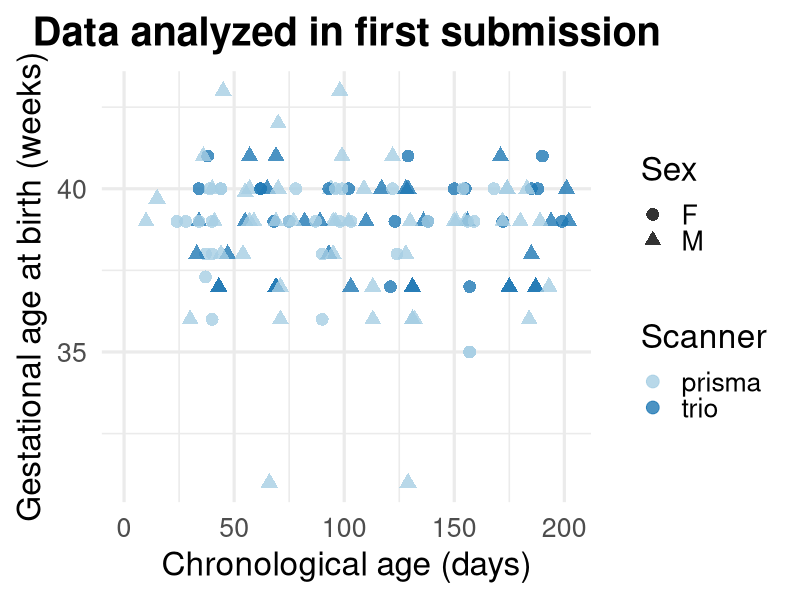
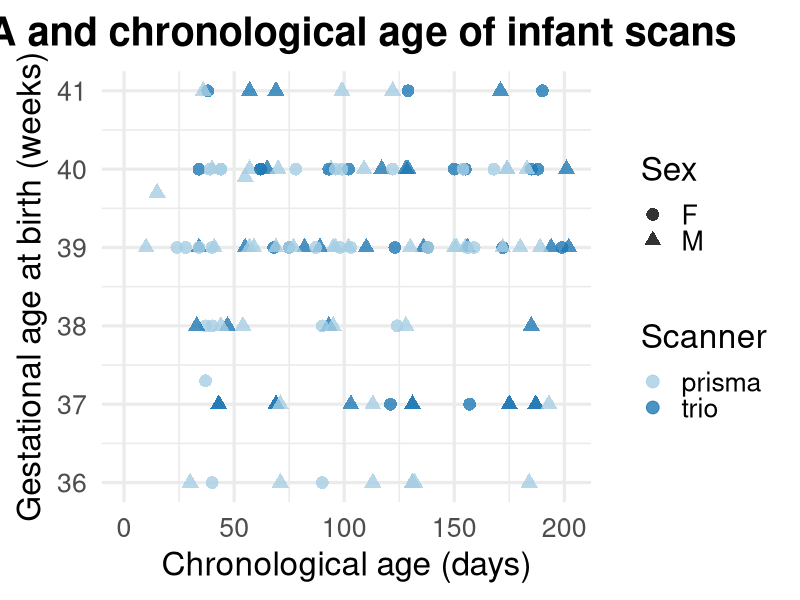
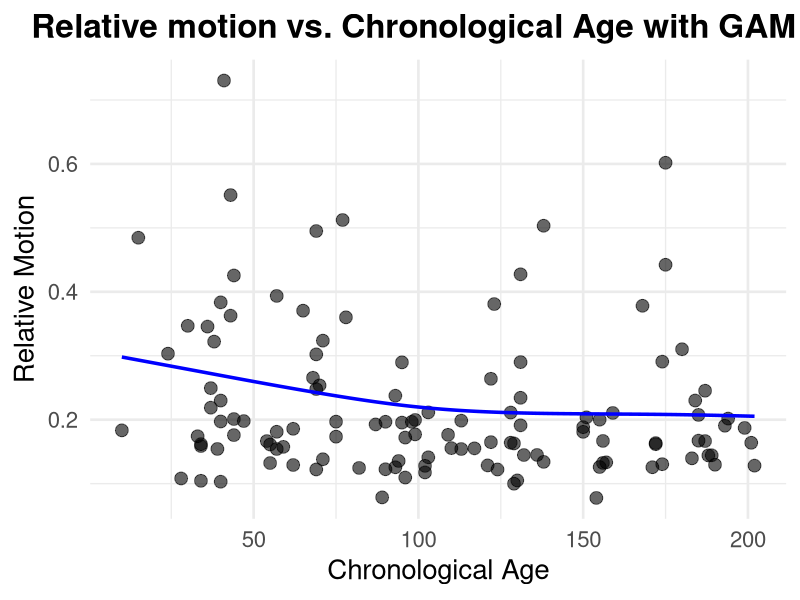

The R source for these figures, in order:
## ---- chunk 1
knitr::opts_chunk$set(echo = TRUE)
## ---- chunk 2
library(ggplot2)
library(dplyr)
dat_harmonized = read.csv('dat_harmonized_lr.csv',stringsAsFactors = TRUE)
dat_harmonized$Family_ID=factor(dat_harmonized$Family_ID)

## ---- chunk 3
tiff('../Figures/GAvsChronologicalAge_Data_FirstSubmission.tiff',width=1280,height=640)
ggplot(dat_harmonized, aes(
    x = chor_age,
    y = GA,
    color = Scanner,
    shape = Sex   # add shape mapping
  )) +
  geom_point(size = 4, alpha = 0.8) +
  labs(
    x = "Chronological age (days)",
    y = "Gestational age at birth (weeks)",
    title = 'Data analyzed in first submission',
    color = "Scanner",
    shape = "Sex"
  ) +
  theme_minimal(base_size = 24) +
  theme(
    legend.position = "right",
    plot.title = element_text(hjust = 0.5, face = "bold")
  ) +
  scale_color_brewer(palette = "Paired") +
  xlim(0, NA) +
  scale_shape_manual(values = c(16, 17))  # e.g., 16 = filled circle, 17 = filled triangle
dev.off()


# Restricting analysis to 36 to 41:
dat_36_41 = dat_harmonized%>%filter(GA>=36 & GA<=41)
tiff('../Figures/GAvsChronologicalAgeCorrectedAge_Data_36_41.tiff',width=1280,height=640)
dat_36_41%>%ggplot(aes(x = chor_age, y = GA, color = Scanner, shape=Sex)) +
  geom_point(size = 4, alpha = 0.8) +
  labs(
    x = "Chronological age (days)",
    y = "Gestational age at birth (weeks)",
    title='GA and chronological age of infant scans',
    color = "Scanner",
    shape = "Sex") +
  theme_minimal(base_size = 24) +
  theme(
    legend.position = "right",
    plot.title = element_text(hjust = 0.5, face = "bold")
  ) +
  scale_color_brewer(palette = "Paired") +
  xlim(0,NA)+
  scale_shape_manual(values = c(16, 17))  # e.g., 16 = filled circle, 17 = filled triangle
dev.off()

## ---- chunk 4
library(mgcv)

#model.motion = gam(Mean_RMS~Sex+s(chor_age)+s(Unique_ID,bs='re')+s(Family_ID,bs='re'),data=dat_harmonized)
#summary(model.motion)

model.motion = gam(Mean_RMS~Sex+s(chor_age)+s(Unique_ID,bs='re')+s(Family_ID,bs='re'),data=dat_36_41)
summary(model.motion)

# check Absolute:
model.absolute = gam(Absolute_RMS~Sex+s(chor_age)+s(Unique_ID,bs='re')+s(Family_ID,bs='re'),data=dat_36_41)
summary(model.absolute)
# Absolute not significant. 


# Create a new data frame for predictions (averaging over random effects)
newdata <- data.frame(
  chor_age = seq(min(dat_36_41$chor_age, na.rm = TRUE),
                 max(dat_36_41$chor_age, na.rm = TRUE),
                 length.out = 200),
  Sex=factor('M',levels=levels(dat_36_41$Sex)),
  Unique_ID =dat_36_41$Unique_ID[1],
  Family_ID = dat_36_41$Family_ID[1]
)

# Predict fixed effect smooth of chor_age only
newdata$predicted <- predict(model.motion, newdata = newdata, exclude = c("s(Unique_ID)", "s(Family_ID)"))

# Plot data + fitted smooth
tiff('../Figures/RelativeMotion_ChronologicalAge_36_41.tiff',width=1280,height=640)
ggplot(dat_36_41, aes(x = chor_age, y = Mean_RMS)) +
  geom_point(alpha = 0.6, size = 4) +
  geom_line(data = newdata, aes(x = chor_age, y = predicted), color = "blue", linewidth = 1.2) +
  labs(
    x = "Chronological Age",
    y = "Relative Motion",
    title = "Relative motion vs. Chronological Age with GAM Fit"
  ) +
  theme_minimal(base_size = 20) +
  theme(plot.title = element_text(hjust = 0.5, face = "bold"))
dev.off()
